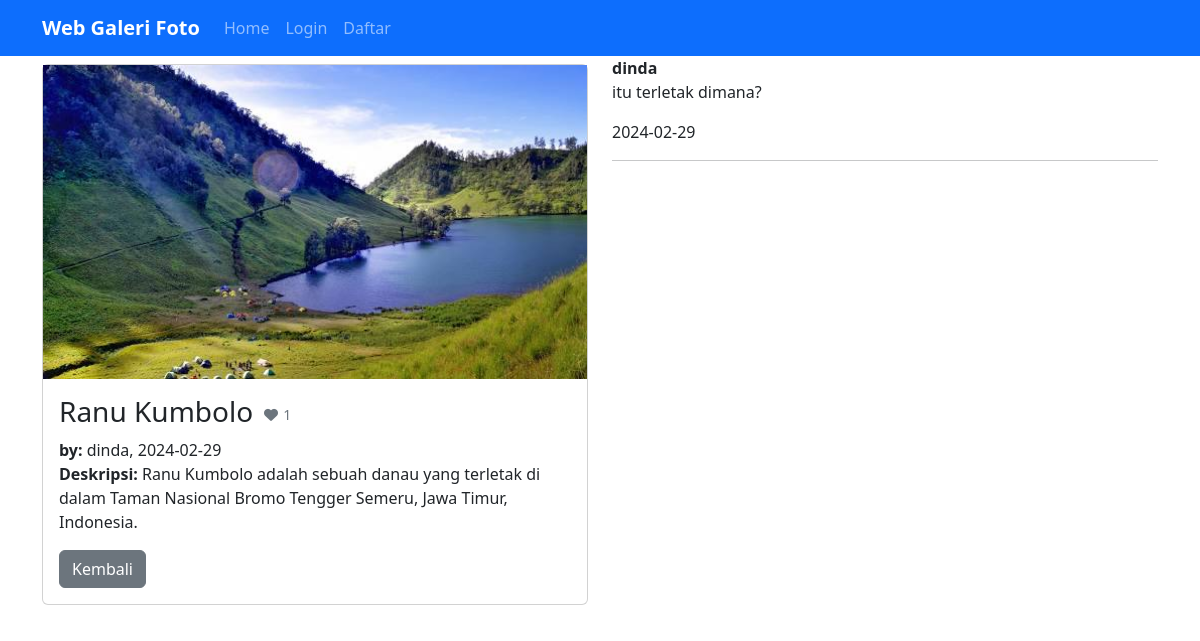
/?url=detail&&id=24, run on the app's committed database.
### tables this page shows
CREATE TABLE `foto` (
  `fotoid` int(11) NOT NULL,
  `judulfoto` varchar(255) NOT NULL,
  `deskripsifoto` text NOT NULL,
  `tanggalunggah` date NOT NULL,
  `lokasifile` varchar(255) NOT NULL,
  `albumid` int(11) NOT NULL,
  `userid` int(11) NOT NULL
);

CREATE TABLE `user` (
  `userid` int(11) NOT NULL,
  `username` varchar(255) NOT NULL,
  `password` varchar(255) NOT NULL,
  `email` varchar(255) NOT NULL,
  `namalengkap` varchar(255) NOT NULL,
  `alamat` text NOT NULL
);

CREATE TABLE `komentarfoto` (
  `komentarid` int(11) NOT NULL,
  `fotoid` int(11) NOT NULL,
  `userid` int(11) NOT NULL,
  `isikomentar` text NOT NULL,
  `tanggalkomentar` date NOT NULL
);

### page/detail.php (the view, shortened to what this page needs)
<?php
$details=mysqli_query($conn, "SELECT * FROM foto INNER JOIN user ON foto.userid=user.userid WHERE foto.fotoid='$_GET[id]'");
$data=mysqli_fetch_array($details);
$likes=mysqli_num_rows(mysqli_query($conn, "SELECT * FROM likefoto WHERE fotoid='$_GET[id]'"));
$cek=mysqli_num_rows(mysqli_query($conn, "SELECT * FROM likefoto WHERE fotoid='$_GET[id]' AND userid='".@$_SESSION['userid']."'"));
?>
<div class="container">
    <div class="row">
        <div class="col-6 mt-2">
            <div class="card mb-2">
            <img src="uploads/<?= $data['lokasifile'] ?>" alt="<?= $data['judulfoto']?>" class="object-fit-cover">
            <div class="card-body">
            <h3 class="card-title"><?= $data['judulfoto'] ?><a href="<?php if(isset($_SESSION['userid'])){echo '?url=like&&id='.$data['fotoid'].'';}else{echo 'login.php';} ?>" class="btn btn-sm <?php if($cek==0){ echo "text-secondary"; }else{ echo "text-danger"; } ?>"><i class="fa-solid fa-fw fa-heart"></i> <?= $likes ?></a></h3
            <small class="text-muted mb-3"><strong>by:</strong> <?= $data['username'] ?>, <?= $data['tanggalunggah']?></small>
            <p><strong>Deskripsi: </strong><?= $data['deskripsifoto']?></p>
            <form action="?url=detail" method="post">
                <div class="form-group d-flex flex-row">
                    <a href="?url=home" class="btn btn-secondary">Kembali</a>
                </div>
            </form>
            </div>
            </div>
        </div>
            <div class="col-6">
               <?php
                $komen=mysqli_query($conn, "SELECT * FROM komentarfoto INNER JOIN user ON komentarfoto.userid=user.userid INNER JOIN foto ON komentarfoto.fotoid=foto.fotoid WHERE komentarfoto.fotoid='$_GET[id]'");
               foreach($komen as $komens):
               ?>
               <p class="mb-0 fw-bold"><?= $komens['username'] ?></p>
               <p class="mb-"><?= $komens['isikomentar'] ?></p>
               <p class="text-muted-small mb-0"><?= $komens['tanggalkomentar']?></p>
               <hr>
               <?php endforeach; ?>
</div>
    </div>
    </div>

### assets/css/style.css (style rules this page uses)
.container { width: 100%; margin: 0 auto; }
.container:after { content: ''; display: block; clear: both; }

### data on the page
foto: lokasifile (picture), judulfoto "Ranu Kumbolo", userid.username "dinda", tanggalunggah "2024-02-29", deskripsifoto "Ranu Kumbolo adalah sebuah danau yang terletak di dalam Taman Nasional Bromo Tengger Semeru, Jawa Timur, Indonesia."
komentarfoto: userid.username "dinda", isikomentar "itu terletak dimana?", tanggalkomentar "2024-02-29"

### other printed values
$likes "1"
